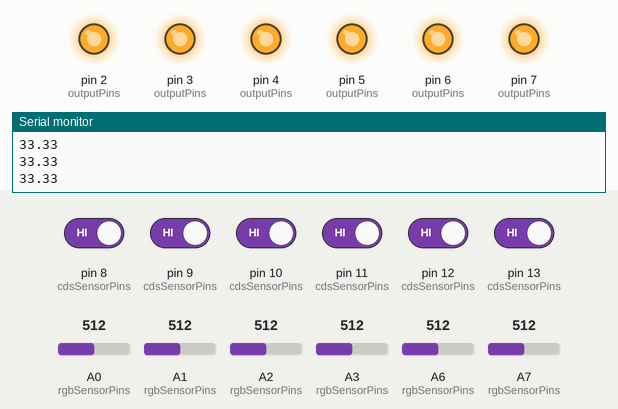
A sketch run on a simulated Arduino Nano, built with avr-gcc and run on an emulated ATmega328P. Shown: output pins drawn as LEDs (lit = HIGH), the last lines printed to the serial monitor. Inputs (shaded band) come from the test bench; at power-on: pin 8 (cdsSensorPins), pin 9 (cdsSensorPins), pin 10 (cdsSensorPins), pin 11 (cdsSensorPins), pin 12 (cdsSensorPins), pin 13 (cdsSensorPins) HIGH, A0 (rgbSensorPins) = 512, A1 (rgbSensorPins) = 512, A2 (rgbSensorPins) = 512, A3 (rgbSensorPins) = 512, A6 (rgbSensorPins) = 512, A7 (rgbSensorPins) = 512.

Above: at 1.2 s.
1.3 s: pin 8 (cdsSensorPins) driven LOW
At 2.5 s:
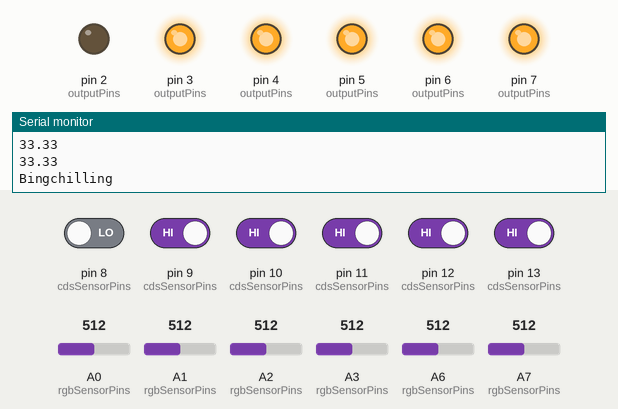
2.8 s: pin 9 (cdsSensorPins) driven LOW
At 3.2 s:
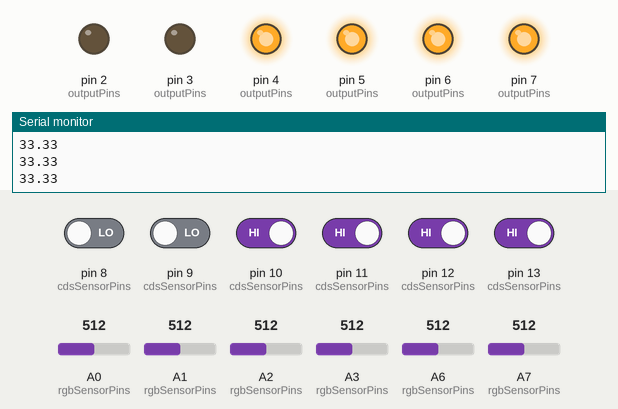
4.3 s: pin 10 (cdsSensorPins) driven LOW
At 4.9 s:
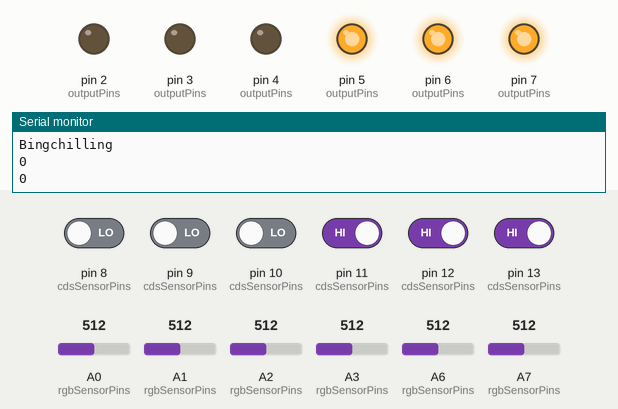
5.8 s: pin 11 (cdsSensorPins) driven LOW
At 6.7 s:
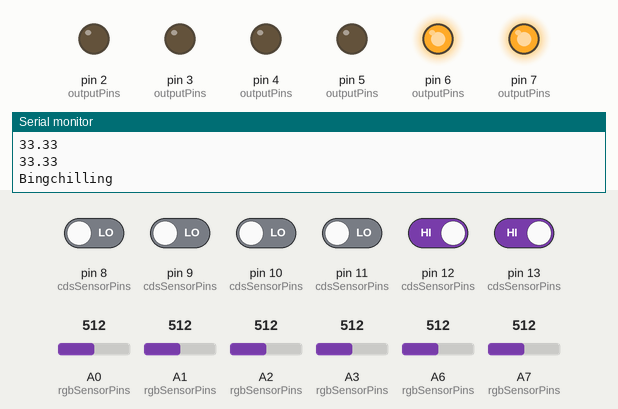
7.3 s: pin 12 (cdsSensorPins) driven LOW
At 8.3 s:
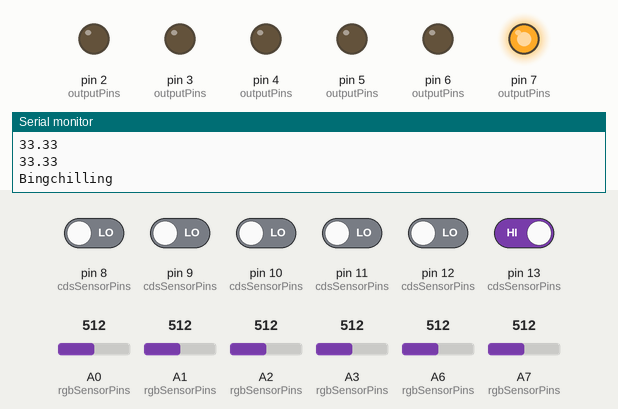
8.8 s: pin 13 (cdsSensorPins) driven LOW
At 10.0 s:
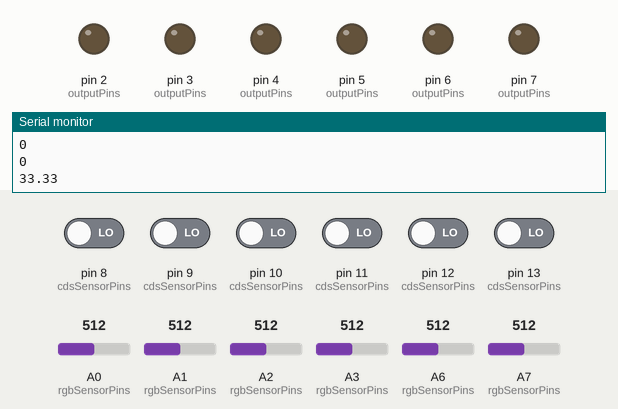
Timing chart, 0 to 11.3 s (numbered marks = the images above; inputs shaded):
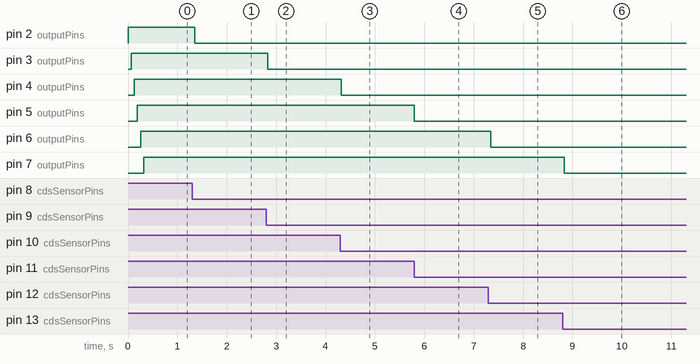

The sketch:

slave_C.ino
```cpp
//This program is for gati
//2 cds for normal points and 4 cds for big points
#include <Wire.h>

int outputPins[2][5] = {
    {2, 3, -1, -1, -1},  // Group 1 of OUTPUT pins
    {4, 5, 6, 7, -1}   // Group 2 of OUTPUT pins
};

int rgbSensorPins[2][3] = {
    {A0, A1, A2},  // 光センサー用のピン
    {A3, A6, A7}   // 別の光センサー用のピン
};

int cdsSensorPins[2][5] = {
    {8, 9, -1, -1, -1},
    {10, 11, 12, 13, -1}
};

int points[2][5] = {
    {5, 5, 0, 0, 0},
    {9, 9, 9, 9, 0}
};

int regionColor[2] = {0, 0};
int slaveAddress = 8;  // スレーブのアドレス
int threshold = 20;

// センサーの前回の状態を保存するための配列
int previousSensorState[2][5] = {
    {LOW, LOW, LOW, LOW, LOW},
    {LOW, LOW, LOW, LOW, LOW}
};

// I2C送信用の一時保存領域
int lastRegionColor = 0;
int lastPoints = 0;

void setup() {
    Wire.begin(slaveAddress);  // スレーブアドレスを指定して開始
    Wire.onRequest(requestEvent);  // マスターからのリクエストがあったときの処理
    Serial.begin(9600);  // シリアルモニターを使うための設定

    // OUTPUTピンを初期化
    for (int i = 0; i < 2; i++) {
        for (int j = 0; j < 5; j++) {
            if (outputPins[i][j] != -1) {
                pinMode(outputPins[i][j], OUTPUT);
            }
        }
    }

    // CDSセンサー用のピンを初期化
    for (int i = 0; i < 2; i++) {
        for (int j = 0; j < 5; j++) {
            if (cdsSensorPins[i][j] != -1) {
                pinMode(cdsSensorPins[i][j], INPUT_PULLUP);
            }
        }
    }
}

void loop() {
    update_region();
    Serial.println("Bingchilling");
    Serial.println(regionColor[0]);
    Serial.println(regionColor[1]);

    // cdsSensorPinsの状態に基づいてOUTPUTピンを制御
    for (int i = 0; i < 2; i++) {
        for (int j = 0; j < 5; j++) {
            if (cdsSensorPins[i][j] != -1) {
                int currentSensorValue = digitalRead(cdsSensorPins[i][j]);
                //lastPoints = 0;

                // 前回の状態と現在の状態を比較し、立ち上がりエッジを検出
                if (currentSensorValue == HIGH && previousSensorState[i][j] == LOW) {
                    // センサーがLOWからHIGHに変わった時
                    digitalWrite(outputPins[i][j], HIGH);  // OUTPUTピンをHIGHに

                    // データを一時保存（I2Cリクエストが来たときに送信）
                    lastRegionColor = regionColor[i];
                    lastPoints = points[i][j];

                    Serial.print("Data ready to send: Region Color = ");
                    Serial.print(lastRegionColor);
                    Serial.print(", Points = ");
                    Serial.print(lastPoints);
                    Serial.print(", Hit pin: ");
                    Serial.println(outputPins[i][j]);
                } else if (currentSensorValue == LOW) {
                    // センサーがLOWの場合、OUTPUTピンをLOWに
                    digitalWrite(outputPins[i][j], LOW);
                }

                // 前回のセンサーの状態を更新
                previousSensorState[i][j] = currentSensorValue;
            }
        }
    }
}

void update_region() {
    for (int i = 0; i < 2; i++) {
        float sum = 0;
        float input_color[3];
        float avg = 100 / 3;
        int biggest_index = 0;
        for (int k = 0; k < 3; k++) {
            input_color[k] = analogRead(rgbSensorPins[i][k]);
            sum += input_color[k];
        }
        if (sum > 0) {
            for (int k = 0; k < 3; k++) {
                input_color[k] = (input_color[k] / sum) * 100;
                Serial.println(input_color[k]);
            }
            for (int k = 0; k < 3; k++) {
                if (abs(input_color[k] - avg) > abs(input_color[biggest_index] - avg)) {
                    biggest_index = k;
                }
            }

            if (abs(input_color[biggest_index] - avg) > threshold) {
                regionColor[i] = biggest_index + 1;
                Serial.println("Cyka blyat");
            }
        }
        /*
        Serial.print("Region detected: ");
        Serial.print(i);
        Serial.print("  Color detected: ");
        Serial.println(regionColor[i]);
        */

    }
}

// I2Cリクエスト時の処理
void requestEvent() {
    // マスターからのリクエストに応じて、最後に保存したregionColorとpointsを送信
    Wire.write(lastRegionColor);  // 領域の色（1バイト）
    Wire.write(lastPoints);       // ポイント（1バイト）

    Serial.print("Sent to master: Region Color = ");
    Serial.print(lastRegionColor);
    Serial.print(", Points = ");
    Serial.println(lastPoints);
    lastPoints = 0;
}
```

Measured:
- after the input at 1.3 s, pin 2 (outputPins): HIGH → LOW after 0.05 s
- after the input at 2.8 s, pin 3 (outputPins): HIGH → LOW at once
- after the input at 4.3 s, pin 4 (outputPins): HIGH → LOW at once
- after the input at 5.8 s, pin 5 (outputPins): HIGH → LOW at once
- after the input at 7.3 s, pin 6 (outputPins): HIGH → LOW after 0.05 s
- after the input at 8.8 s, pin 7 (outputPins): HIGH → LOW at once
